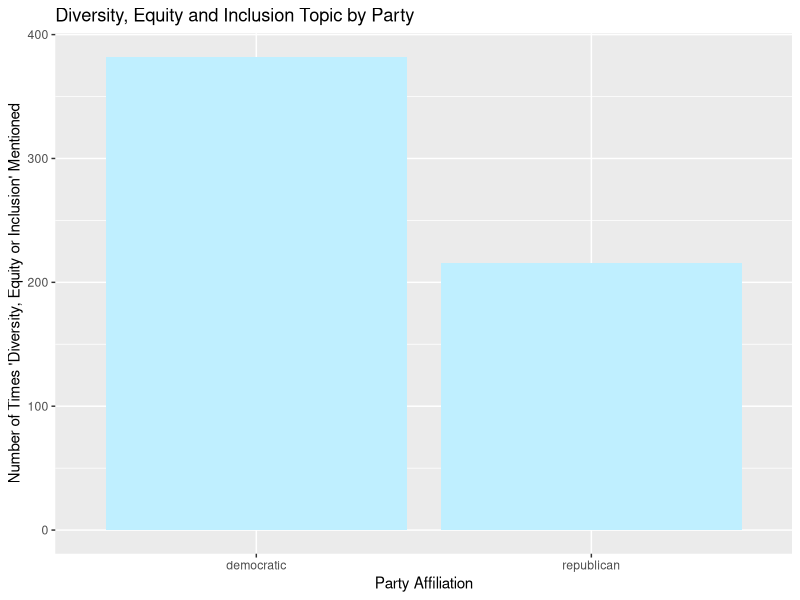

The R source for this figure:
## ---- chunk 1
library(tidyverse)
diversity_data <- read.csv("data/district_tabular_data.csv")
diversity_data
## ---- chunk 2
diversity_data <- diversity_data |>
  select(topic_diversity_equity_and_inclusion, majority_vote, white_share_category, hh_median_income_category)
diversity_data
## ---- chunk 3
div_count <- diversity_data |>
  group_by(majority_vote) |>
  filter(!is.na(majority_vote), topic_diversity_equity_and_inclusion == 1) |>
  count()
div_count |>
ggplot(mapping = aes(x = majority_vote, y = n)) +
  geom_bar(stat = "identity", fill = "lightblue1") +
  labs(title = "Diversity, Equity and Inclusion Topic by Party", x = "Party Affiliation", y = "Number of Times 'Diversity, Equity or Inclusion' Mentioned")
